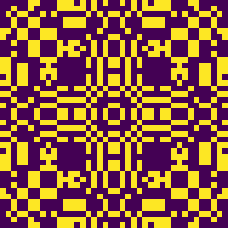
#> input picture precomp/imgs_resized/12-41.png, 228 x 228 px; its folder holds only this picture in this run
$ python edges.py
#> lines starting #> are read from the running program, lines starting #| are printed output that depends on the picture; after the words box and inside, x2 and y2 are one past the last pixel; in counts of white or black regions, pixels touching at a corner belong together
import numpy as np
from scipy import ndimage as ndi
from skimage import feature
from PIL import Image, ImageOps
from pathlib import Path
from tqdm import tqdm
import subprocess


base = Path("./multiplication")
SRC_PATH = base / "imgs_resized"
DEST_PATH = base / "imgs_edges"

if not DEST_PATH.is_dir():
    DEST_PATH.mkdir()

files = list(SRC_PATH.iterdir())
files = sorted(files, key=lambda f: int(f.stem.split("-")[0]))

for i, f in enumerate(tqdm(files)):
    img = Image.open(f)
#> img is the input picture: PIL image 228x228 RGBA; mean R, G, B, A 142, 93, 64.8, 255
    img = ImageOps.grayscale(img)
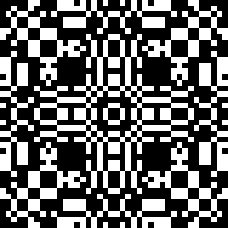
#> img: PIL image 228x228 L; values 30 (black) and 215 (white), 40% white; 18 white regions, largest, box (x1, y1, x2, y2) and area: (34, 34, 194, 194) 6456, (0, 0, 86, 86) 1802, (142, 0, 228, 86) 1781
    img = np.array(img).astype(np.float32)

    edges = feature.canny(img, sigma=2)
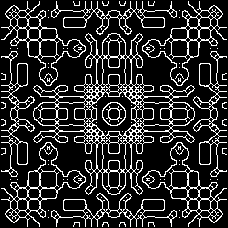
#> edges: shape (228, 228) bool; 17.9% white in thin lines or dots
    img = Image.fromarray(edges)
#> img: PIL image 228x228 1; 17.9% white in thin lines or dots
    img.save(DEST_PATH / f.name)

subprocess.run(
    f"ffmpeg -framerate 5 -pattern_type glob -i '{DEST_PATH}/*.png' out.mp4", shell=True
)
#> (this line was passed over: subprocess is not available in this run)

$ run again, on precomp/imgs_resized/17-61.png
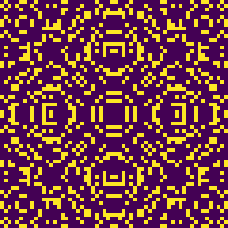
#> input picture precomp/imgs_resized/17-61.png, 228 x 228 px
#> img is the input picture: PIL image 228x228 RGBA; mean R, G, B, A 117.3, 62.3, 71.2, 255
#> `img = ImageOps.grayscale(img)`:
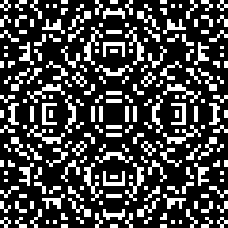
#> img: PIL image 228x228 L; values 30 (black) and 215 (white), 26.7% white; 216 white regions (40 under 20 px), largest, box (x1, y1, x2, y2) and area: (84, 27, 103, 65) 217, (125, 27, 144, 65) 217, (27, 84, 65, 103) 217
#> `edges = feature.canny(img, sigma=2)`:
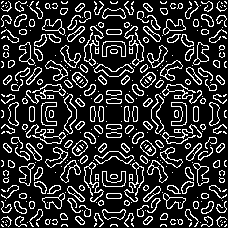
#> edges: shape (228, 228) bool; 19.1% white in thin lines or dots
